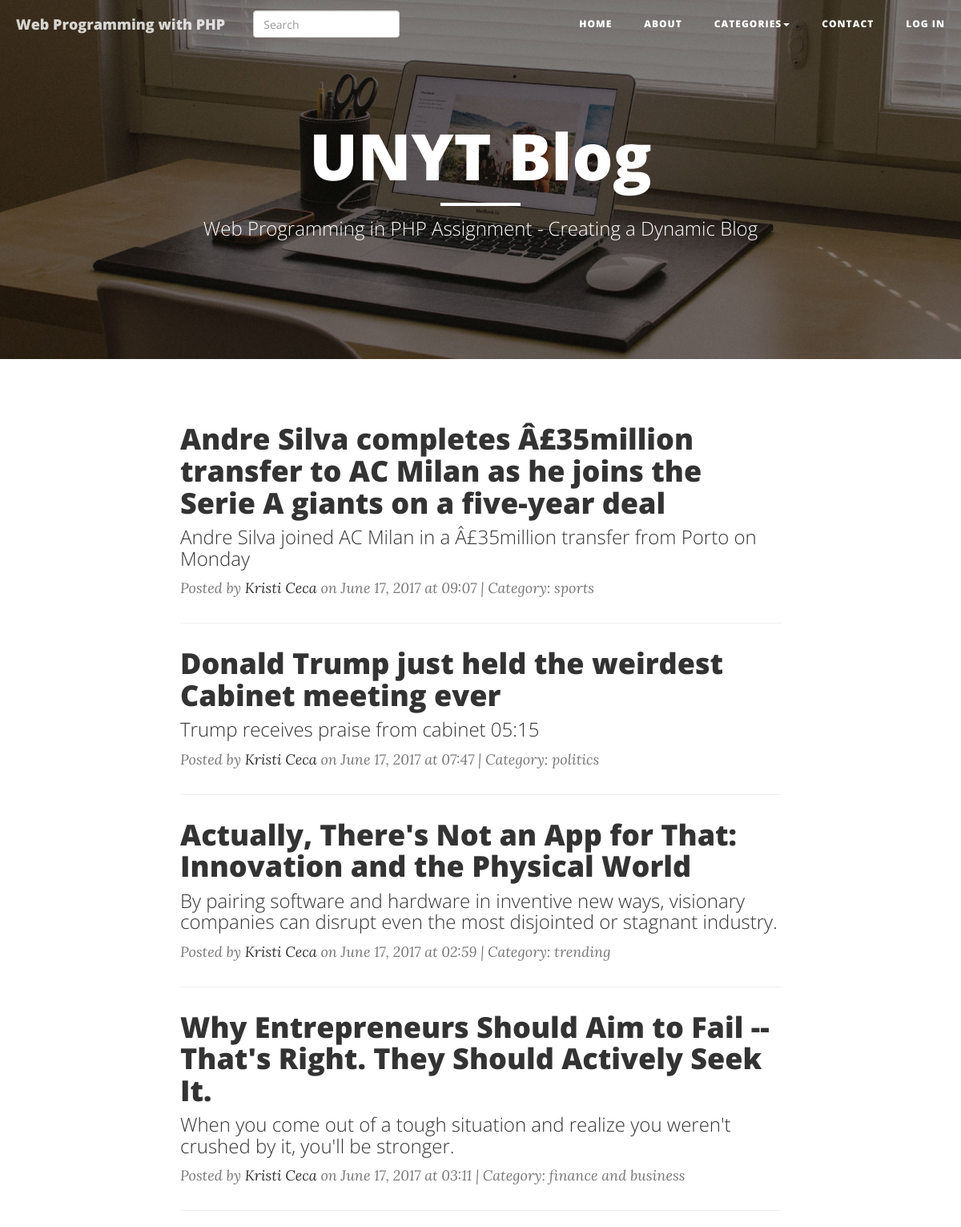
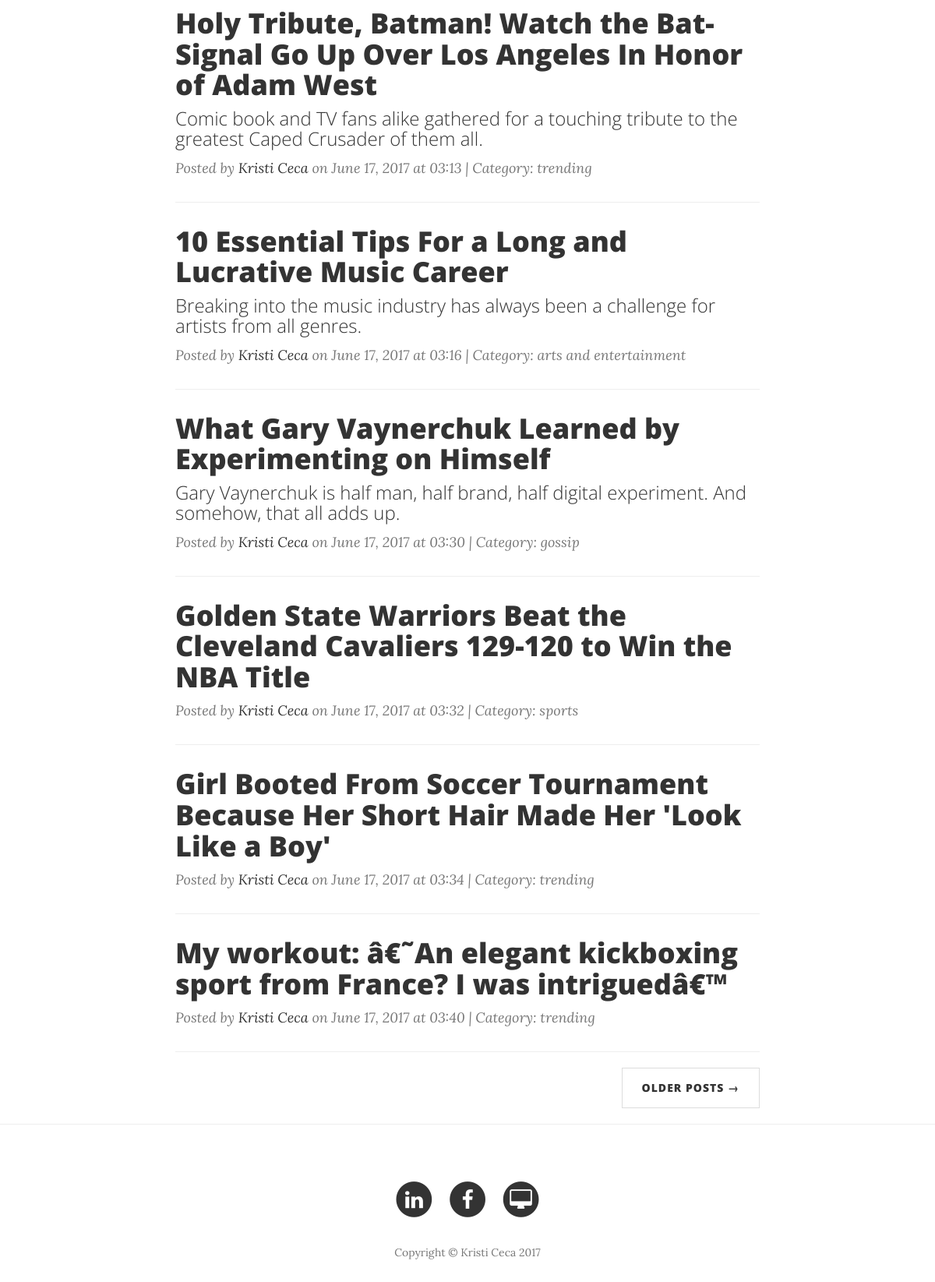
Page /pagination.php?pageincrement=10 on the committed database (2 pictures, top to bottom).
### tables this page shows
CREATE TABLE `posts` (
  `id` int(11) NOT NULL,
  `title` varchar(10000) NOT NULL,
  `subtitle` varchar(10000) NOT NULL,
  `category` varchar(200) NOT NULL,
  `header` varchar(400) NOT NULL,
  `body` longtext NOT NULL,
  `time` datetime NOT NULL DEFAULT '0000-00-00 00:00:00' ON UPDATE CURRENT_TIMESTAMP
);

### pagination.php (the view, shortened to what this page needs)
<!DOCTYPE html>
<html lang="en">
    <?php include('config/connection.php'); ?>
    <?php
    $initial_limit = 5;
    $url = $_SERVER['REQUEST_URI'];
    $parts = parse_url($url);
    if(!isset($parts['query'])){
        $query5 = "SELECT * FROM posts LIMIT $initial_limit";
    }
    else {
        parse_str($parts['query'], $query);
        $number = $query['pageincrement'];
        $sum =  $number;
        $query5 = "SELECT * FROM posts LIMIT $sum";
    }
    $result5 = mysqli_query($dbc, $query5);
    $types = array();
    while(($row =  mysqli_fetch_assoc($result5))) {
        $types[] = $row;
    }
    ?>
<head>
    <link href="vendor/bootstrap/css/bootstrap.min.css" rel="stylesheet">
    <link href="css/clean-blog.min.css" rel="stylesheet">
    <link href="vendor/font-awesome/css/font-awesome.min.css" rel="stylesheet" type="text/css">
</head>
<body>
    <nav class="navbar navbar-default navbar-custom navbar-fixed-top">
        <div class="container-fluid">
            <div class="navbar-header page-scroll">
                <a class="navbar-brand" href="index.php">Web Programming with PHP</a>
                <form class="navbar-form navbar-left" action ="search.php" method="GET">
                <div class="form-group" style="padding-top: 5px">
                <input type="text" name="query" class="form-control" placeholder="Search">
                </div>
                </form>
            </div>
            <div class="collapse navbar-collapse" id="bs-example-navbar-collapse-1">
                <ul class="nav navbar-nav navbar-right">
                    <li>
                        <a href="index.php">Home</a>
                    </li>
                    <li>
                        <a href="about.php">About</a>
                    </li>
                     <li class="dropdown">
                    <a href="#" class="dropdown-toggle" data-toggle="dropdown" role="button" aria-haspopup="true" aria-expanded="false">Categories<span class="caret"></span></a>
                    </li>
                    <li>
                        <a href="contact.php">Contact</a>
                    </li>
                    <li>
                        <a href="admin/login.php">Log in</a>
                    </li>
                </ul>
            </div>
        </div>
    </nav>
    <header class="intro-header" style="background-image: url('img/home-bg.jpg')">
        <div class="container">
            <div class="row">
                <div class="col-lg-8 col-lg-offset-2 col-md-10 col-md-offset-1">
                    <div class="site-heading">
                        <h1>UNYT Blog</h1>
                        <hr class="small">
                        <span class="subheading">Web Programming in PHP Assignment - Creating a Dynamic Blog</span>
                    </div>
                </div>
            </div>
        </div>
    </header>
    <div class="container">
        <div class="row">
            <div class="col-lg-8 col-lg-offset-2 col-md-10 col-md-offset-1">
                <?php foreach($types as $post) : ?>
                <div class="post-preview">
                    <a href="post.php?postid=<?php echo $post['id']; ?>">
                        <h2 class="post-title">
                            <?php echo $post['title'];?>
                        </h2>
                        <h3 class="post-subtitle">
                            <?php echo $post['subtitle'] ; ?>
                        </h3>
                    </a>
                    <p class="post-meta">Posted by <a href="#">Kristi Ceca</a> on <?php $date = date_create ($post['time']); echo date_format($date, 'F d, Y'); echo ' at '; echo date_format($date, 'h:i'); ?> | Category: <?php echo $post['category'];?></p>
                </div>
                <hr>
                <?php endforeach; ?>
                <ul class="pager">
                    <li class="next">
                        <?php $test = mysqli_num_rows($result5);?>
                        <a href="pagination.php?pageincrement=<?php echo $test+5;?>">Older Posts &rarr;</a>
                    </li>
                </ul>
            </div>
        </div>
    </div>
    <hr>
    <footer>
        <div class="container">
            <div class="row">
                <div class="col-lg-8 col-lg-offset-2 col-md-10 col-md-offset-1">
                    <ul class="list-inline text-center">
                        <li>
                            <a href="#">
                                <span class="fa-stack fa-lg">
                                    <i class="fa fa-circle fa-stack-2x"></i>
                                    <i class="fa fa-linkedin fa-stack-1x fa-inverse"></i>
                                </span>
                            </a>
                        </li>
                        <li>
                            <a href="https://www.facebook.com/01100I10110101">
                                <span class="fa-stack fa-lg">
                                    <i class="fa fa-circle fa-stack-2x"></i>
                                    <i class="fa fa-facebook fa-stack-1x fa-inverse"></i>
                                </span>
                            </a>
                        </li>
                        <li>
                            <a href="https://www.upwork.com/freelancers/~01e44d131bb5b92484">
                                <span class="fa-stack fa-lg">
                                    <i class="fa fa-circle fa-stack-2x"></i>
                                    <i class="fa fa-desktop fa-stack-1x fa-inverse"></i>
                                </span>
                            </a>
                        </li>
                    </ul>
                    <p class="copyright text-muted">Copyright &copy; Kristi Ceca 2017</p>
                </div>
            </div>
        </div>
    </footer>
</body>
</html>

### rows in the picture
posts: title "Andre Silva completes Â£35million transfer to AC Milan as he joins the Serie A giants on a five-year deal", subtitle "Andre Silva joined AC Milan in a Â£35million transfer from Porto on Monday", time "June 17, 2017", time "09:07", category "sports"
posts: title "Donald Trump just held the weirdest Cabinet meeting ever", subtitle "Trump receives praise from cabinet 05:15", time "June 17, 2017", time "07:47", category "politics"
posts: title "Actually, There's Not an App for That: Innovation and the Physical World", subtitle "By pairing software and hardware in inventive new ways, visionary companies can disrupt even the most disjointed or stagnant industry.", time "June 17, 2017", time "02:59", category "trending"
posts: title "Why Entrepreneurs Should Aim to Fail -- That's Right. They Should Actively Seek It.", subtitle "When you come out of a tough situation and realize you weren't crushed by it, you'll be stronger.", time "June 17, 2017", time "03:11", category "finance and business"
posts: title "Holy Tribute, Batman! Watch the Bat-Signal Go Up Over Los Angeles In Honor of Adam West", subtitle "Comic book and TV fans alike gathered for a touching tribute to the greatest Caped Crusader of them all.", time "June 17, 2017", time "03:13", category "trending"
posts: title "10 Essential Tips For a Long and Lucrative Music Career", subtitle "Breaking into the music industry has always been a challenge for artists from all genres.", time "June 17, 2017", time "03:16", category "arts and entertainment"
posts: title "What Gary Vaynerchuk Learned by Experimenting on Himself", subtitle "Gary Vaynerchuk is half man, half brand, half digital experiment. And somehow, that all adds up.", time "June 17, 2017", time "03:30", category "gossip"
posts: title "Golden State Warriors Beat the Cleveland Cavaliers 129-120 to Win the NBA Title", time "June 17, 2017", time "03:32", category "sports"
posts: title "Girl Booted From Soccer Tournament Because Her Short Hair Made Her 'Look Like a Boy'", time "June 17, 2017", time "03:34", category "trending"
posts: title "My workout: â€˜An elegant kickboxing sport from France? I was intriguedâ€™", time "June 17, 2017", time "03:40", category "trending"
